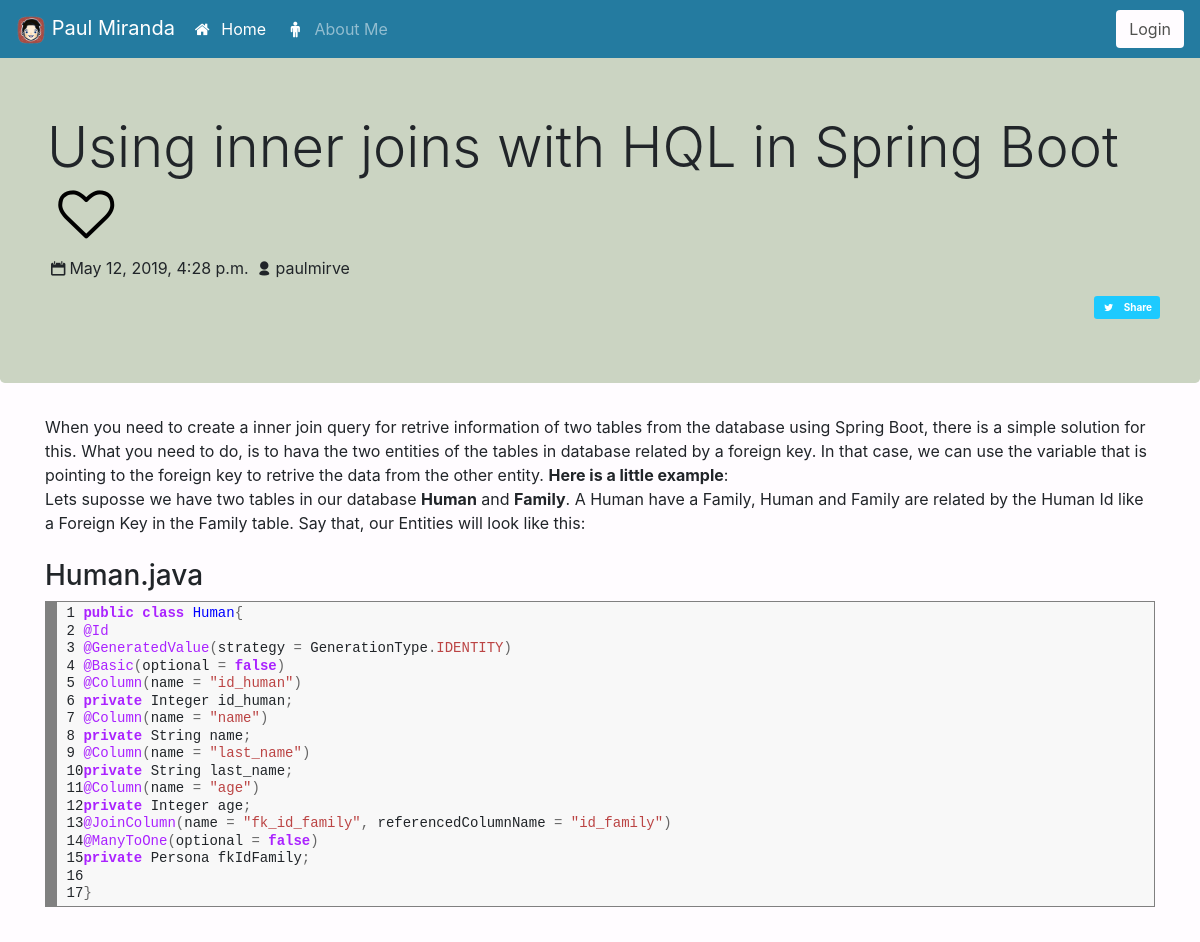
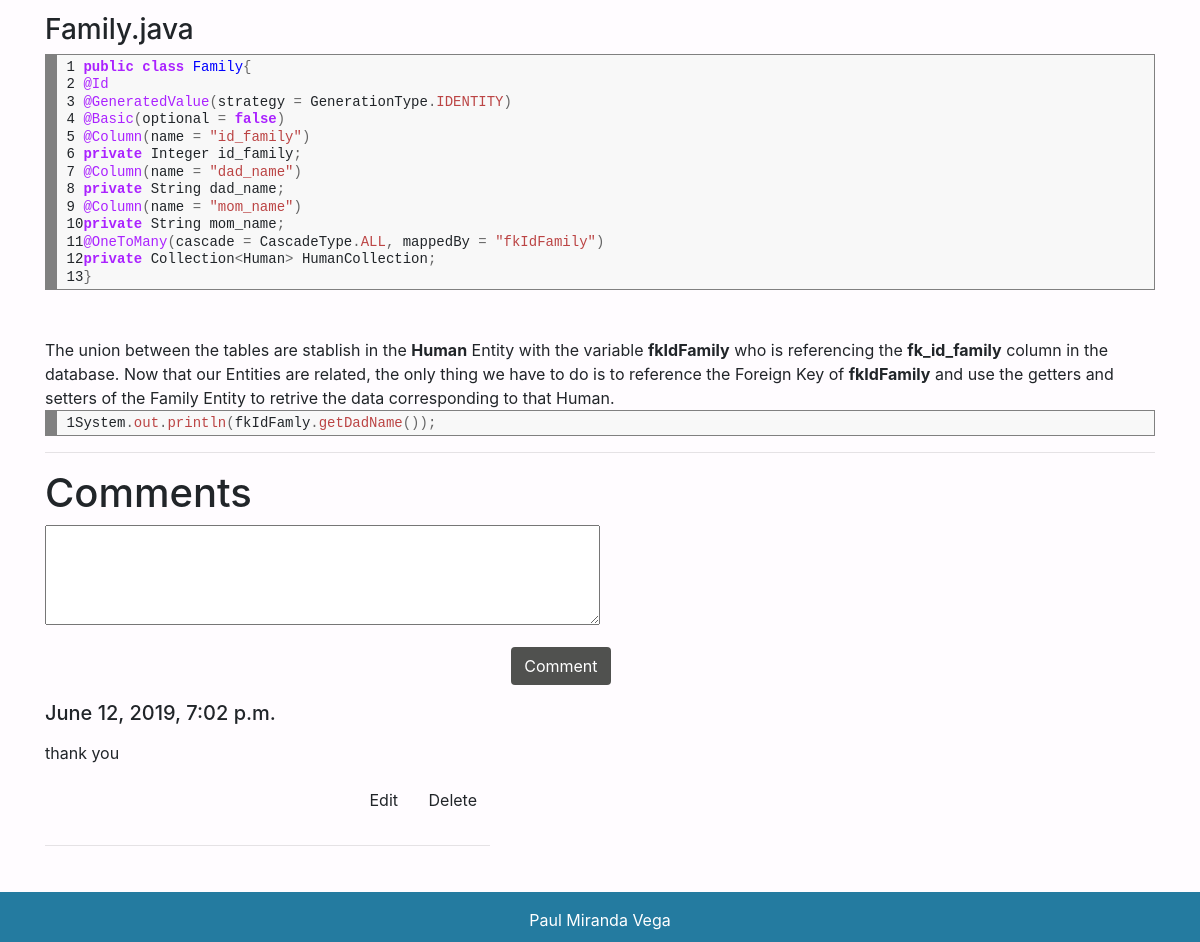
Screenshot of /post/23 with the database file from the repository (2 pictures, top to bottom).
### blog/models.py (models this page shows, shortened)
class Post(models.Model):
    author = models.ForeignKey('auth.User', on_delete=models.CASCADE)
    title = models.CharField(max_length = 200)
    text = models.TextField()
    created_date = models.DateTimeField(default = timezone.now)
    likes = models.IntegerField(default=0)
    tags = models.CharField(max_length = 50, default = '' )
    highlight = models.BooleanField(default = False)

class Comments(models.Model):
    post = models.ForeignKey('blog.Post', related_name='comments', on_delete=models.CASCADE)
    text = models.TextField()
    created_date = models.DateTimeField(default = timezone.now)

### blog/views.py (the view)
# urls.py: path('post/<int:pk>', views.PostDetailView.as_view(), name='post_detail'),
class PostDetailView(DetailView, FormMixin):
    model = Post
    form_class = CommentsForm
    def get_context_data(self, **kwargs):
        context = super(PostDetailView, self).get_context_data(**kwargs)
        context['comments_form'] = CommentsForm()
        return context

### blog/forms.py
class CommentsForm(forms.ModelForm):
    class Meta:
        model = Comments
        fields = ('text',)
        widgets = {
            'text' : forms.Textarea(attrs={'class':'comment-textarea'})
        }
        labels = {
            'text': ''
        }

### blog/templates/blog/post_detail.html (shortened to what this page needs)
{% extends 'base.html' %}
{% block body_block %}
<div class="jumbotron postdetail-jumbo">
    <div class="container">
        <h3 class="display-4">{{post.title}}
            <a class="icon-link" href="{% url 'blog:print_hi' pk=post.pk %}">
                <i data-post-id="{{post.id}}" class="heart-icon icono icon-heart-empty"></i>
            </a>
        </h3>
        <p><i class="icon-calendar"></i>{{post.created_date}} <i class="icon-user"></i>{{post.author}}</p>
    </div>
    <div class="d-flex justify-content-end align-content-center">
        <a class="twitter-share-button btn-sm mr-2"
            href="https://twitter.com/intent/tweet?text=http://paulmirve.pythonanywhere.com{% url 'blog:post_detail' pk=post.pk %}">
            <i class="icon-twitter mr-2"></i><b>Share</b></a>
    </div>
</div>
<div class="container">
    <div class="row">
        <div class="col">
            {{post.text|safe}}
        </div>
    </div>
    <hr>
    <h1>Comments</h1>
    <div class="row">
        <div class="col">
            <form action="{% url 'blog:new_comment' pk=post.pk %}" method="POST">
                {% include 'blog/comments_form.html' %}
            </form>
        </div>
    </div>
    <div class="row mt-3">
        <div class="col-12 col-lg-5">
            <ul class="list-unstyled">
                {% for comment in post.comments.all %}
                <li class="media">
                    <div class="media-body">
                        <h5 class="mt-0 mb-1">{{ comment.created_date }}</h5>
                        <p>{{ comment.text|safe|linebreaks }}</p>
                        <div class="text-right buttons">
                            <a href="{% url 'blog:comment_edit' pk=comment.pk %}" class="btn">Edit</a>
                            <form class="d-inline" action="{% url 'blog:comment_remove' pk=comment.pk %}" method="POST">
                                <a href="{% url 'blog:post_detail' pk=post.pk %}"><button
                                        class="btn">Delete</button></a>
                            </form>
                        </div>
                    </div>
                </li>
                <hr>
                {% endfor %}
            </ul>
        </div>
    </div>
</div>
{% endblock %}

### static/css/estilos.css (style rules this page uses)
* { margin: 0; padding: 0; }
html { box-sizing: border-box; }
*, *:before, *:after { box-sizing: inherit; }
html, body { height: 100pv; background: #FFFCFF; }
body { min-height: 100vh; position: relative; margin: 0; padding-bottom: 80px; }
.postdetail-jumbo { margin-top: -50px; }
.heart-icon { color: black; }
pre { white-space: pre-line; }
.jumbotron { background: #CBD4C2; }
.comment-textarea { width: 50%; height: 100px; }
.media .buttons { margin-bottom: 10px; }
.twitter-share-button { text-align: center; background: #1dcaff; color: white; font-size: 10px; }

### rows the page displays
Post: title "Using inner joins with HQL in Spring Boot", created_date "May 12, 2019, 4:28 p.m.", author "paulmirve", text "When you need to create a inner join query for retrive information of two tables from the database using Spring Boot, there is a simple solution for this. What you need to do, is to hava the two entities of the tables in database related by a foreign key. In that case, we can use the variable that is pointing to the foreign key to retrive the data from the other entity. Here is a little example : Lets suposse we have two tables in our database Human and Family . A Human have a Family, Human and Family are related by the Human Id like a Foreign Key in the Family table. Say that, our Entities will look like this: Human.java 1 2 3 4 5 6 7 8 9 10 11 12 13 14 15 16 17 public class Human { @Id…"
Comments: created_date "June 12, 2019, 7:02 p.m.", text "thank you"
